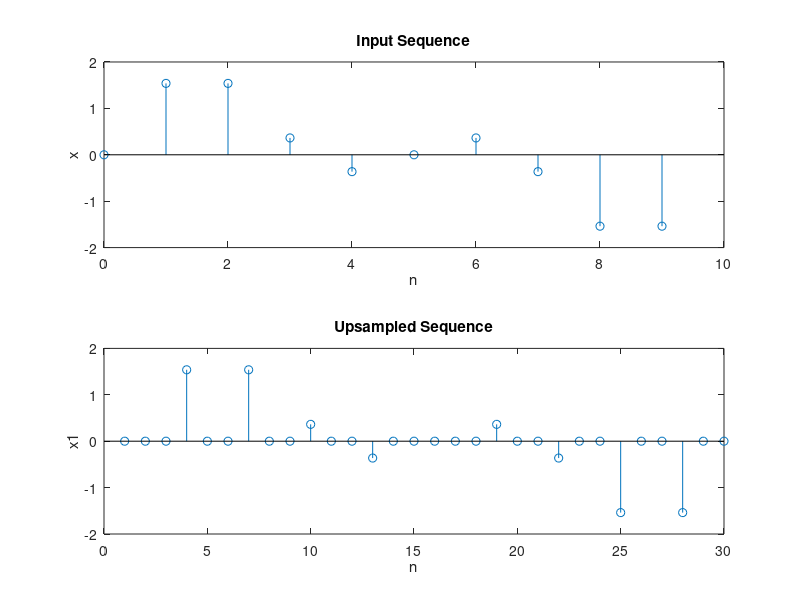

The MATLAB source for this figure:
clear all;
N=10; %Length of sequence
n=0:1:N-1;
x=sin(2*pi*n/10)+sin(2*pi*n/5); %Input sequence
L=3 %Upsampling factor
x1=[zeros(1,L*N)];
n1=1:1:L*N;
j=1:L:L*N;
x1(j)=x;
subplot(2,1,1),stem(n,x)
xlabel('n');ylabel('x');
title('Input Sequence');
subplot(2,1,2),stem(n1,x1)
xlabel('n');ylabel('x1');
title('Upsampled Sequence');